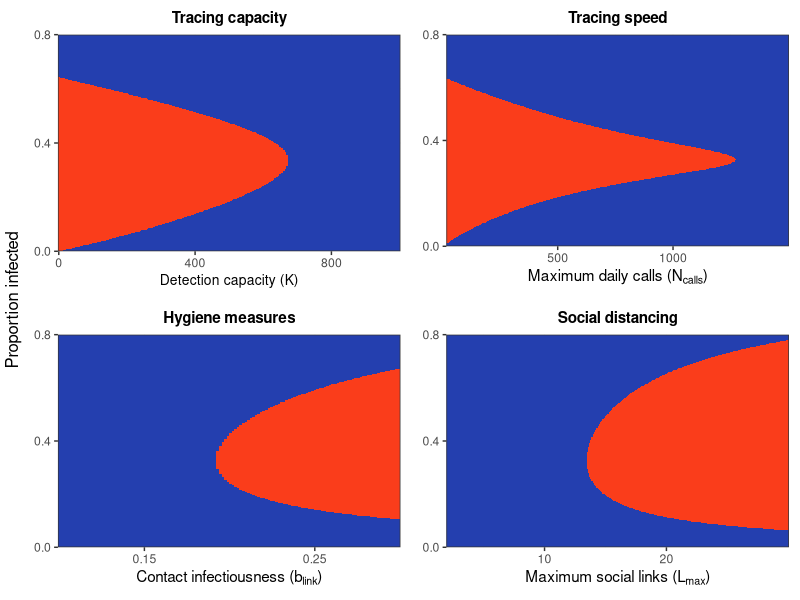
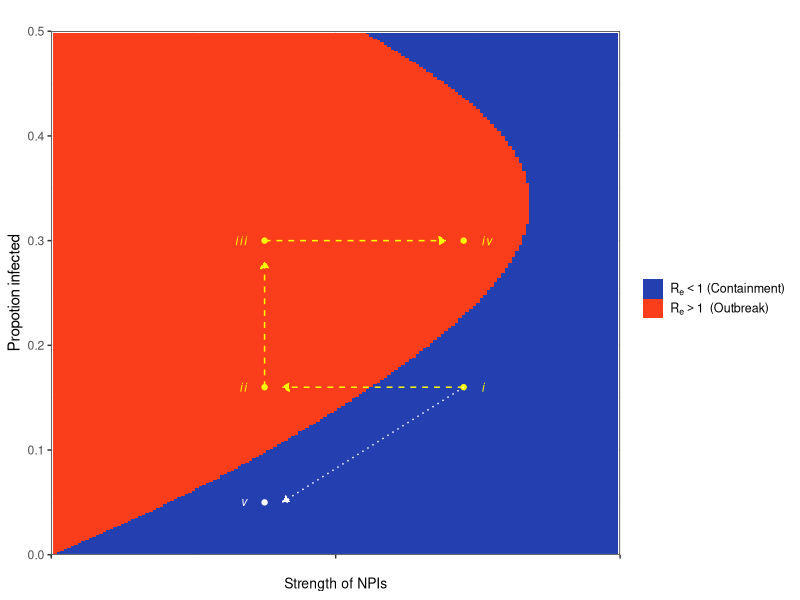
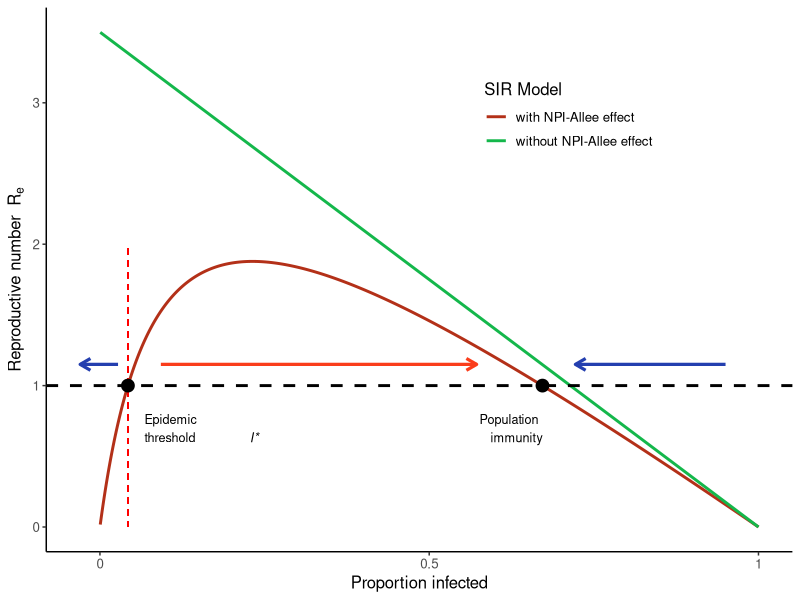
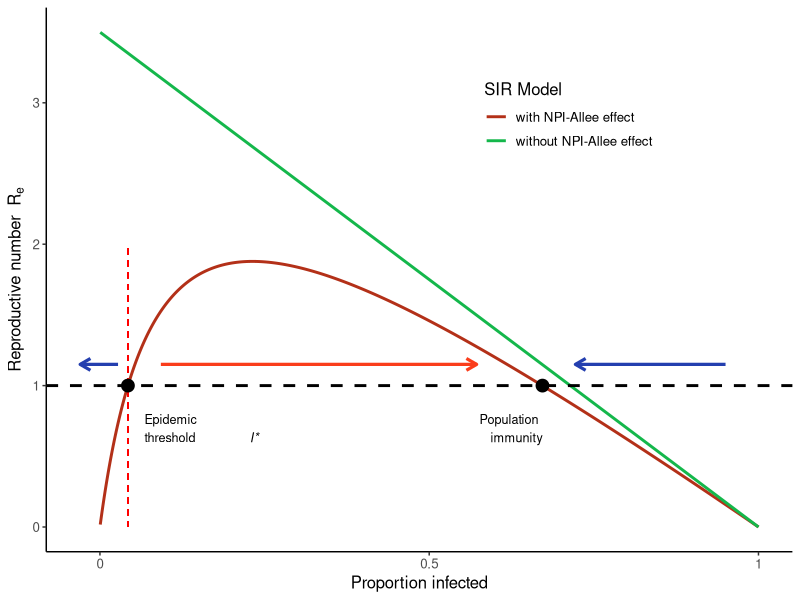

The R script that drew these images, in order:
###### Plot the state space of Rt against N infected for different interventions

# Variables
#
# Npop: overall population
# pCall: probability that an attempt to contact individual is succesful
# pInfection: probability that a close contact is infected
# maxLinks: average number of close contacts that non detected infected individuals make
# NDailyCalls: daily number of contacting attempts that can be performed
# maxDetected: maximum number of infected individuals that can be detected
# infectedSubsample: plotting parameter to subsample infected for 2D rasters
# propInfectedMax: plotting parameter to truncate 2D plots vertically

library(tidyr)
library(ggplot2)
library(reshape)
library(dplyr)
library(gridExtra)
library(cowplot)
library(gtable)

#########
# ---- Basic model functions ----
########

# function of effective social links by day
links_fun <- function(maxLinks, day){
  return(maxLinks * (day^4) / (day^4 + 7^4))
}

# calculate the expected number of links of detected individuals
expected_links <- function(maxLinks, pContact){
  days <- c(0:20)
  pDay <- dgeom(days, pContact)
  pDay[length(pDay)] <- 1 - sum(pDay[1:(length(pDay)-1)])
  links <- links_fun(maxLinks, days)
  expectedLinks <- sum(pDay * links)
  return(expectedLinks)
}

# calculate Rt for given parameters
calculate_Rt <- function(maxDetected, maxLinks, Infected, pCall, NDailyCalls,
                   pInfection, Npop){
  # Expected number of detected individuals
  pDetected <- maxDetected / (maxDetected + Infected)
  NDetected <- pDetected * Infected
  # Daily probability that a detected individual is contacted
  pContact <- 1 - (1-pCall)^(NDailyCalls/NDetected)
  # Number of expected social links for detected individuals
  detectedLinks <- expected_links(maxLinks, pContact)
  # Probability that a contact of an infected is susceptible
  pSusceptible<- (Npop - Infected - 1) / (Npop - 1)
  # Rt calculation
  Rt <- pSusceptible * pInfection * (pDetected*detectedLinks + (1-pDetected)*maxLinks)
  return(Rt)
}

# calculates Rt for a vector of values of Infected
calculate_Rt_range <- function(maxDetected, maxLinks, Infected, pCall,
                               NDailyCalls, pInfection, Npop){
  RtVec <- vector()
  for (i in c(1:length(Infected))) {
    RtVec[i] <- calculate_Rt(maxDetected, maxLinks, Infected[i], pCall,
                             NDailyCalls, pInfection, Npop)
  }
  return(RtVec)
}

##############################
# --- Functions that generate phase space -----
#############################

### Calculate Rt for a varying number of detection capacity
Rt_detected <- function(maxLinks, maxDetected, pCall,  pInfection,
                     NDailyCalls, Npop, propInfectedMax = 1){
  infected <- c(1:round(Npop*propInfectedMax))
  RtSpace <- matrix(NA, ncol=length(maxDetected), nrow=length(infected))
  for(md in c(1:length(maxDetected))) {
    RtSpace[,md] <-  calculate_Rt_range(maxDetected=maxDetected[md],
                                        maxLinks=maxLinks, Infected=infected,
                                        pCall=pCall,
                                        NDailyCalls=NDailyCalls,
                                        pInfection=pInfection,
                                        Npop=Npop)
  }
  colnames(RtSpace) <- maxDetected
  rownames(RtSpace) <- infected
  return(RtSpace)
}


### Calculate Rt for a varying number of daily calls
Rt_calls <- function(maxLinks, maxDetected, pCall,  pInfection,
                     NDailyCalls, Npop, propInfectedMax = 1){
  infected <- c(1:round(Npop*propInfectedMax))
  RtSpace <- matrix(NA, ncol=length(NDailyCalls), nrow=length(infected))
  for(nc in c(1:length(NDailyCalls))) {
    RtSpace[,nc] <-  calculate_Rt_range(maxDetected=maxDetected,
                                        maxLinks=maxLinks, Infected=infected,
                                        pCall=pCall,
                                        NDailyCalls=NDailyCalls[nc],
                                        pInfection=pInfection,
                                        Npop=Npop)
  }
  colnames(RtSpace) <- NDailyCalls
  rownames(RtSpace) <- infected
  return(RtSpace)
}


### Calculate Rt for a varying number of maximum contacts
Rt_links <- function(maxLinks, maxDetected, pCall,  pInfection,
                     NDailyCalls, Npop, propInfectedMax = 1){
  infected <- c(1:round(Npop*propInfectedMax))
  RtSpace <- matrix(NA, ncol=length(maxLinks), nrow=length(infected))
  for(ml in c(1:length(maxLinks))) {
    RtSpace[,ml] <-  calculate_Rt_range(maxDetected=maxDetected,
                                        maxLinks=maxLinks[ml], Infected=infected,
                                        pCall=pCall,
                                        NDailyCalls=NDailyCalls,
                                        pInfection=pInfection,
                                        Npop=Npop)
  }
  colnames(RtSpace) <- maxLinks
  rownames(RtSpace) <- infected
  return(RtSpace)
}

### Calculate Rt for a varying number of probability of infectious close contact
Rt_pInfection <- function(maxLinks, maxDetected, pCall,  pInfection,
                     NDailyCalls, Npop, propInfectedMax = 1){
  infected <- c(1:round(Npop*propInfectedMax))
  RtSpace <- matrix(NA, ncol=length(pInfection), nrow=length(infected))
  for(pI in c(1:length(pInfection))) {
    RtSpace[,pI] <-  calculate_Rt_range(maxDetected=maxDetected,
                                        maxLinks=maxLinks, Infected=infected,
                                        pCall=pCall,
                                        NDailyCalls=NDailyCalls,
                                        pInfection=pInfection[pI],
                                        Npop=Npop)
  }
  colnames(RtSpace) <- pInfection
  rownames(RtSpace) <- infected
  return(RtSpace)
}

# Enlongate and subsample matrix, and binarize, to draw raster in ggplot
# varNames is the names of the columns
# infectedSubsample indicates to keep 1 of every infectedSumsample infected values
enlongate_matrix <- function(inputMatrix, varNames, infectedSubsample) {
  longDF <- melt.array(inputMatrix, varnames = varNames) %>%
    dplyr::rename(., Rt = value) %>%
    dplyr::mutate(., Rt_exp = as.factor(as.integer(Rt > 1))) %>%
    as_tibble(.) %>%
    dplyr::filter(., (Infected %% infectedSubsample) == 0)
  return(longDF)
}

# plot 2D
plot_phase_space <- function(inputDF, reverse = FALSE){
  spacePlot <- ggplot(inputDF, aes(x = measure, y = Infected, fill = Rt_exp)) +
    geom_raster() +
    scale_fill_manual(values = c("#243faf", "#fa3d1b"),
                      name = element_blank(), labels = c(bquote(R[e]<1~"(Containment)"),
                                                         bquote(R[e]>1~" (Outbreak)"))) +
    scale_y_continuous(name = "Proportion infected", expand = c(0,0),
                       limits = c(0,.8), breaks = c(0, 0.4, 0.8)) +
    theme_bw()
  if (reverse) {
    spacePlot <- spacePlot +
      scale_x_reverse(name = xName, expand = c(0,0))
  }
  return(spacePlot)
}


###############################
# ---- Make the space plots -----
###############################

# general parameters
pCall <- 0.15
pInfection <- 0.2
Npop <- 2000
maxLinks <- 14
propInfectedMax <- 1
NDailyCalls <- 800
infectedSubsample <- 3
maxDetected <- 600

# ranges for 
maxDetected_Vec <- seq(0, 1000, 5)
dailyCalls_Vec <- seq(20, 1500, 5)
maxLinks_Vec <- seq(2, 30, 0.1)
pInfection_Vec <- seq(0.1, 0.3, 0.0015)

# Space plot for maximum number of people that can be detected
detectedLong <- Rt_detected(maxLinks = maxLinks, maxDetected = maxDetected_Vec,
                        pCall = pCall, pInfection = pInfection,
                        NDailyCalls = NDailyCalls, Npop = Npop,
                        propInfectedMax = propInfectedMax) %>%
                enlongate_matrix(., c("Infected", "maxDetected"), infectedSubsample)

detectedPlot <- dplyr::rename(detectedLong, measure = maxDetected) %>%
  dplyr::mutate(Infected =Infected/ Npop) %>% 
  plot_phase_space(.) +
  ggtitle("Tracing capacity") +
  theme(plot.title = element_text(hjust = 0.5, size = 11, face = "bold"),
        axis.title.x = element_text(size = 10)) +
  scale_x_continuous(breaks = c(0, 400, 800),
                     name = bquote("Detection capacity (K)"),
                     expand = c(0,0))

# Space plot for maximum number of calls (speed of detection)
callsLong <- Rt_calls(maxLinks = maxLinks, maxDetected = maxDetected,
                        pCall = pCall, pInfection = pInfection,
                        NDailyCalls = dailyCalls_Vec, Npop = Npop,
                        propInfectedMax = propInfectedMax) %>%
            enlongate_matrix(., c("Infected", "maxCalls"), infectedSubsample)

callsPlot <- dplyr::rename(callsLong, measure = maxCalls) %>%
  dplyr::mutate(Infected =Infected/ Npop) %>% 
  plot_phase_space(.) +
  ggtitle("Tracing speed") +
  theme(plot.title = element_text(hjust = 0.5, size = 11, face = "bold")) +
  scale_x_continuous(breaks = c(0, 500, 1000),
                     name = bquote("Maximum daily calls ("*N[calls]*")"),
                     expand = c(0,0))

# Space plot for maximum number of links
linksLong <- Rt_links(maxLinks = maxLinks_Vec, maxDetected = maxDetected,
                        pCall = pCall, pInfection = pInfection,
                        NDailyCalls = NDailyCalls, Npop = Npop,
                        propInfectedMax = propInfectedMax) %>% 
            enlongate_matrix(., c("Infected", "maxLinks"), infectedSubsample)
linksPlot <- dplyr::rename(linksLong, measure = maxLinks) %>%
  dplyr::mutate(Infected =Infected/ Npop) %>% 
  plot_phase_space(.) +
  ggtitle("Social distancing") +
  theme(plot.title = element_text(hjust = 0.5, size = 11, face = "bold")) +
  scale_x_continuous(breaks = c(10, 20),
                     name = bquote("Maximum social links ("*L[max]*")"),
                     expand = c(0,0))

# Space plot for pInfection 
infectionLong <- Rt_pInfection(maxLinks = maxLinks, maxDetected = maxDetected,
                        pCall = pCall, pInfection = pInfection_Vec,
                        NDailyCalls = NDailyCalls, Npop = Npop,
                        propInfectedMax = propInfectedMax) %>%
            enlongate_matrix(., c("Infected", "pInfection"), infectedSubsample)
infectionPlot <- dplyr::rename(infectionLong, measure = pInfection) %>%mutate(Infected =Infected/ Npop) %>% 
  plot_phase_space(.) +
  ggtitle("Hygiene measures") +
  theme(plot.title = element_text(hjust = 0.5, size = 11, face = "bold")) +
  scale_x_continuous(breaks = c(0.15, 0.25),
                     name = bquote("Contact infectiousness ("*b[link]*")"),
                     expand = c(0,0))



# ---- arrange plots into grid -----
legendPlot <- detectedPlot + theme(legend.position = "bottom",
                                   legend.key.size = unit(.5,"cm"),
                                   legend.text = element_text(size = 9))
legend <- gtable_filter(ggplotGrob(legendPlot), "guide-box")

plotGrid <- grid.arrange(
                     arrangeGrob(detectedPlot + theme(legend.position="none",
                                                      axis.title.y=element_blank(),
                                                      plot.margin=margin(8,8,8,8)),
                                 callsPlot + theme(legend.position="none",
                                                      axis.title.y=element_blank(),
                                                      plot.margin=margin(8,8,8,8)),
                                 infectionPlot + theme(legend.position="none",
                                                      axis.title.y=element_blank(),
                                                      plot.margin=margin(8,8,8,8)),
                                 linksPlot + theme(legend.position="none",
                                                      axis.title.y=element_blank(),
                                                      plot.margin=margin(8,8,8,8)),
                                 ncol=2, left = "Proportion infected")#,legend,
                     #heights=c(10, .5)
                     )


ggsave("./plots/phase_space.png", plotGrid, width = 15, height = 13, units = "cm")


######
### ---- plot state-space dynamics for fig 1d----
###
x1 = 300
x2 = 580
y1 = .16
y2 = .3
y1bis = .05
xOffset = 25
yOffset= 15
colSquare = "yellow"
colLine = "white"
linSquare="dashed"
linLine = "dotted"
fontSize = 3
xLim = c(0,800)
yLim = c(0,.5)


npi.upper.plot = detectedPlot + scale_x_continuous(breaks = c(0, 400, 800), 
                                  labels = c("","",""),
                                  expand = c(0,0),
                                  limits = xLim) +
  scale_y_continuous(expand=c(0,0),limits=yLim)+
  ggtitle("") +
  labs(x="Strength of NPIs",y="Propotion infected")+
  
  theme(#axis.title.y=element_blank(),
        legend.key.size = unit(.5,"cm"),
        legend.text = element_text(size = 9),
        legend.position = "right")+
  annotate(geom="point",x=x1,y=y1,col=colSquare)+
  annotate(geom="point",x=x2,y=y1,col=colSquare)+
  annotate(geom="point",x=x1,y=y2,col=colSquare)+
  annotate(geom="point",x=x2,y=y2,col=colSquare) + 
  annotate(geom = "text",x=x2+xOffset,y1,label="italic(i)",size=fontSize,parse=T,hjust="outward",col=colSquare)+
  annotate(geom = "text",x=x2+xOffset,y2,label="italic(iv)",size=fontSize,parse=T,hjust="outward",col=colSquare)+
  annotate(geom = "text",x=x1-xOffset,y1,label="italic(ii)",size=fontSize,parse=T,hjust="outward",col=colSquare)+
  annotate(geom = "text",x=x1-xOffset,y2,label="italic(iii)",size=fontSize,parse=T,hjust="outward",col=colSquare)+
  annotate(geom="segment",x=x2,xend = x1+25,y=y1,yend=y1,col=colSquare,
           arrow = arrow(length = unit(0.2, "cm"), ends = "last",type="closed"),linetype=linSquare) +
  annotate(geom="segment",x=x1,xend = x2-25,y=y2,yend=y2,col=colSquare,
           arrow = arrow(length = unit(0.2, "cm"), ends = "last",type = "closed"),linetype=linSquare)+
  annotate(geom="segment",x=x1,xend = x1,y=y1,yend=y2-.02,col=colSquare,
           arrow = arrow(length = unit(0.2, "cm"), ends = "last",type = "closed"),linetype=linSquare)+
  annotate(geom="point",x=x1,y=y1bis,col=colLine)+
  annotate(geom = "text",x=x1-xOffset,y1bis,label="italic(v)",size=fontSize,parse=T,hjust="outward",col=colLine)+
  annotate(geom="segment",x=x2,xend = x1+xOffset,y=y1,yend=y1bis,col=colLine,
           arrow = arrow(length = unit(0.2, "cm"), ends = "last",type="closed"),linetype=linLine)


npi.upper.plot


#npi.lower.plot = npi.upper.plot

#grid.arrange(npi.upper.plot,npi.lower.plot,ncol=1,left="Proportion infected",bottom="Strength of NPIs")

########################
#----  plot 1d phase space ----
########################

# Rt as function of infected individuals without allee
logistic_R <- function(R0, Npop) {
  I <- c(1:Npop)
  R <- R0 * (Npop - I)/Npop
  return(R)
}

# Rt as function of infected individuals with allee
allee_R <- function(R0, Npop, I50) {
  I <- c(1:Npop)
  R <- R0 * (Npop - I)/Npop * I / (I + I50)
  return(R)
}

lR <- logistic_R(3.5, 2000)
aR <- allee_R(3.5, 2000, 200)

rdf <- data.frame(Infected = c(1:2000), lR = lR, aR = aR) %>%
  tidyr::pivot_longer(., cols = c("aR", "lR"), names_to = "model",
                      values_to = "R")

#--- plotting code to detect and signal thresholds and comment the plots----

equilibriumPoints <- which(aR < 1)
point1 <- which(diff(equilibriumPoints) == max(diff(equilibriumPoints)))
point2 <- equilibriumPoints[point1+1]

equilibriumDf <- data.frame(Infected = c(point1, point2), R = c(1, 1),
                               type = c("unstable", "stable"))
arrowDf <- data.frame(Ii = c(point1 - 30, point1 + 100, Npop - 100),
                      If = c(-60, point2 - 200, point2 + 100),
                      direction = c("left", "right", "left"),
                      R = 1.15)

thresholdText <- c("Epidemic \nthreshold")
immunityText <- c("Population \nimmunity")
threshold_I_Text <- c("\nI*")

allee1D <- ggplot(rdf, aes(x = Infected, y = R, color = model)) +
  geom_line(size = 1) +
  scale_color_manual(values = c("#b33018", "#14b74b"), name = "SIR Model",
                     labels = c("with NPI-Allee effect", "without NPI-Allee effect")) +
  geom_hline(yintercept = 1, size = 1, linetype = "dashed") +
  geom_segment(aes(x = point1, xend = point1, y = 0, yend = 2), color = "red",
               linetype = "dashed") +
  xlab("Proportion infected") +
  ylab(bquote('Reproductive number ' ~R[e] )) +
  geom_point(data = equilibriumDf, size = 4, color = "black") +
  geom_segment(data = dplyr::filter(arrowDf, direction == "right"),
               aes(x = Ii, xend = If, y = R, yend = R), color = "#fa3d1b",
               arrow = arrow(length = unit(0.3, "cm")), size = 1.1) +
  geom_segment(data = dplyr::filter(arrowDf, direction == "left"),
               aes(x = Ii, xend = If, y = R, yend = R), color =  "#243faf",
               arrow = arrow(length = unit(0.3, "cm"), ends = "last"),
               size = 1.1) +
  #geom_text(aes(x = point1+50, y = 0.7), label = thresholdText, color = "black",
            #hjust = "inward", family = "sans", fontface = "plain", ) +
  annotate("text", x=point1+50, y=0.7, label=thresholdText, size=3.2, hjust="inward") +
  annotate("text", x=point1+370, y=0.7, label=threshold_I_Text, size=3.2, hjust="inward",fontface="italic") +
  annotate("text", x=point2, y=0.7, label=immunityText, size=3.2, hjust="inward") +
  #annotate("text",x=point1+100,y=2.5,label="Allee effect \n (saturation of NPIs)",size=3,hjust="center") +
#  geom_text(aes(x = point2, y = 0.7), label = immunityText, color = "black",
 #           hjust = "inward", family = "sans", fontface = "plain" ) +
  theme_classic() +
  scale_x_continuous(breaks = c(0, 1000, 2000), labels = c(0, 0.5, 1)) + 
  theme(legend.position = c(.7,.8),text=element_text(size=12)) 

allee1D <- print(allee1D)
ggsave("./plots/allee1D.png", allee1D, width = 15, height = 9, units = "cm")
